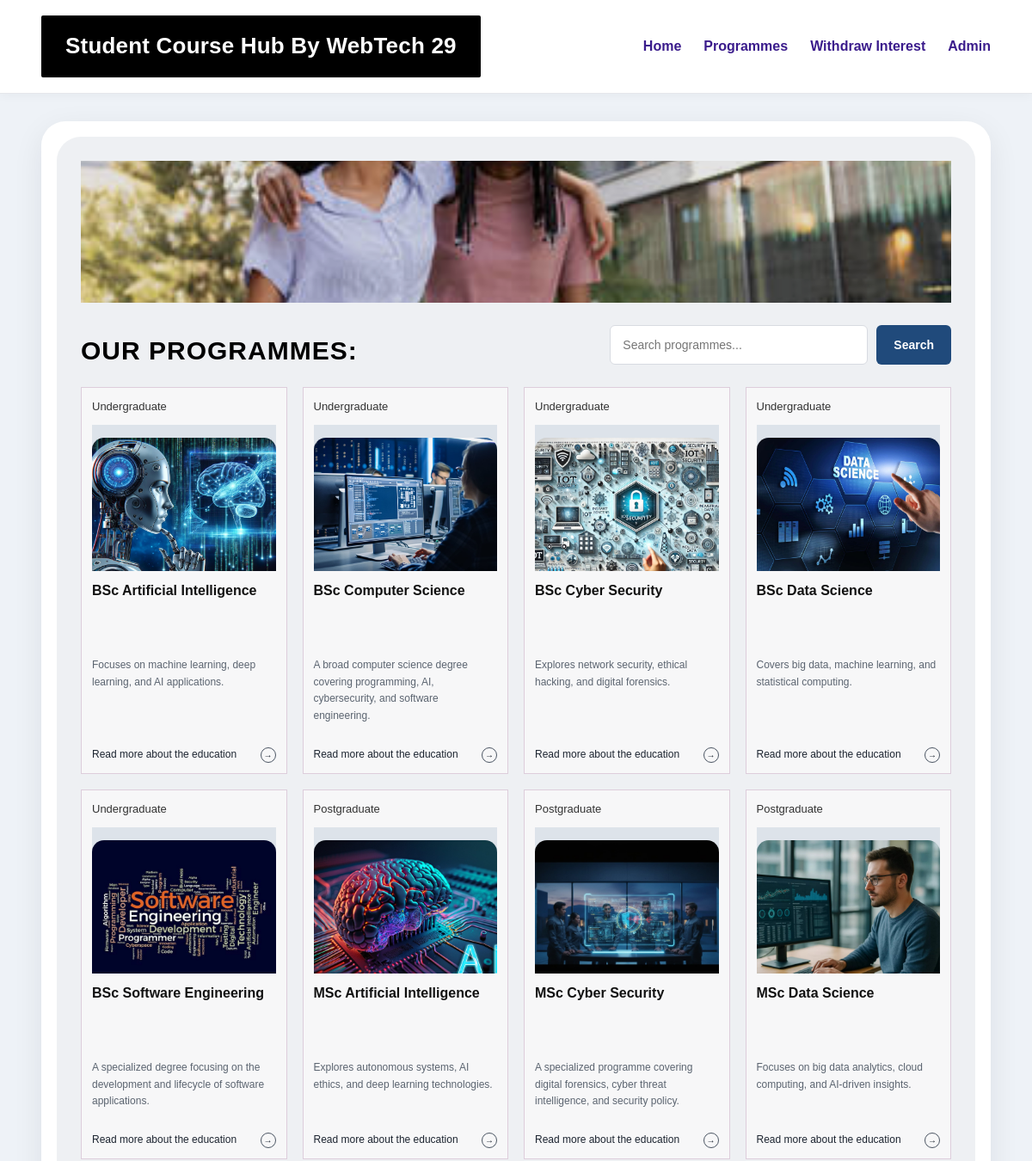
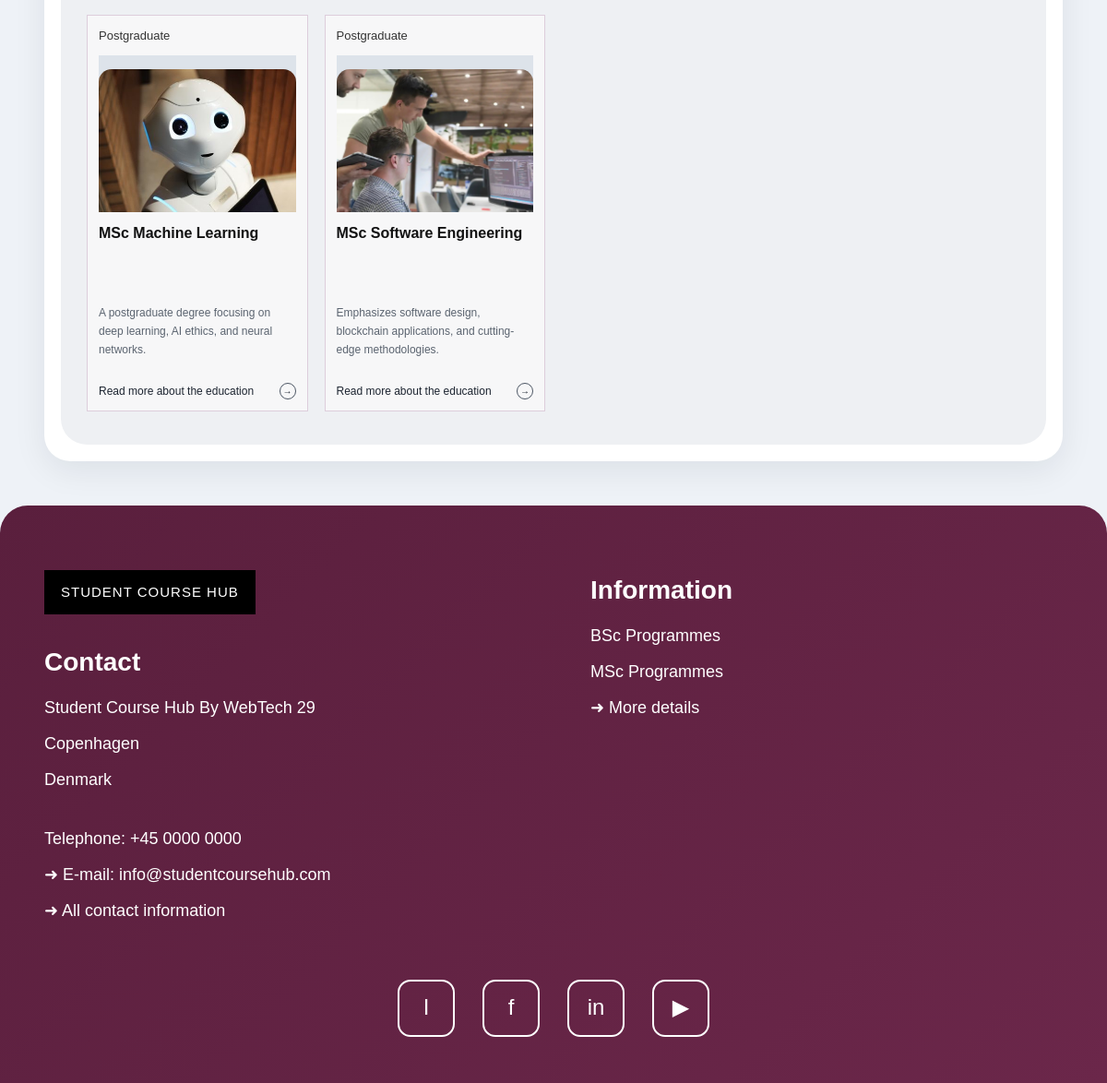
The page /index.php?action=programmes on the database its author committed (2 pictures, top to bottom).
### tables this page shows
CREATE TABLE `programmes` (
  `ProgrammeID` int(11) NOT NULL,
  `ProgrammeName` text NOT NULL,
  `LevelID` int(11) DEFAULT NULL,
  `ProgrammeLeaderID` int(11) DEFAULT NULL,
  `Description` text DEFAULT NULL,
  `Image` text DEFAULT NULL,
  `IsPublished` tinyint(1) NOT NULL DEFAULT 1
);

CREATE TABLE `levels` (
  `LevelID` int(11) NOT NULL,
  `LevelName` text NOT NULL
);

### app/controllers/programmecontroller.php (called while the page is built, shortened)
<?php
require_once __DIR__ . '/../models/Programme.php';
class ProgrammeController
{
    private Programme $programmeModel;
    public function __construct(PDO $pdo)
    {
        $this->programmeModel = new Programme($pdo);
    }
    public function index(): void
    {
        $keyword = $_GET['keyword'] ?? null;
        $level = $_GET['level'] ?? null;
        $programmes = $this->programmeModel->getPublishedProgrammes($keyword, $level);
        require_once __DIR__ . '/../views/programmes/index.php';
    }
}

### app/models/programme.php (called while the page is built, shortened)
<?php
class Programme
{
    private PDO $pdo;
    public function __construct(PDO $pdo)
    {
        $this->pdo = $pdo;
    }
    public function getPublishedProgrammes(?string $keyword = null, ?string $level = null): array
    {
        $sql = "SELECT
                    p.ProgrammeID,
                    p.ProgrammeName,
                    p.Description,
                    p.Image,
                    p.IsPublished,
                    p.LevelID,
                    p.ProgrammeLeaderID,
                    l.LevelName
                FROM programmes p
                LEFT JOIN levels l ON p.LevelID = l.LevelID
                WHERE p.IsPublished = 1";
        $params = [];
        $sql .= " ORDER BY p.ProgrammeName ASC";
        $stmt = $this->pdo->prepare($sql);
        $stmt->execute($params);
        return $stmt->fetchAll(PDO::FETCH_ASSOC);
    }
}

### app/views/programmes/index.php (the view, shortened to what this page needs)
<?php require __DIR__ . '/../layouts/header.php'; ?>
<?php
$keyword = $_GET['keyword'] ?? '';
$heroTitle = 'OUR PROGRAMMES:';
?>
<div class="programmes-shell">
    <div class="programmes-page-card">
        <section class="programme-hero-banner"></section>
        <div class="programme-top-row">
            <h1 class="programme-page-title"><?php echo htmlspecialchars($heroTitle); ?></h1>
            <div class="programme-search-row">
                <form method="GET" class="programme-search-form">
                    <input
                        type="text"
                        name="keyword"
                        placeholder="Search programmes..."
                        value="<?php echo htmlspecialchars($keyword); ?>"
                    >
                    <button type="submit">Search</button>
                </form>
            </div>
        </div>
        <?php if (!empty($programmes)): ?>
            <div class="programme-grid">
                <?php foreach ($programmes as $programme): ?>
                    <div class="programme-card">
                        <div class="programme-card-level">
                            <?php
                            $levelName = trim($programme['LevelName'] ?? '');
                            if ($levelName === 'BSc') {
                                echo 'Undergraduate';
                            } elseif ($levelName === 'MSc') {
                                echo 'Postgraduate';
                            } else {
                                echo htmlspecialchars($levelName ?: 'Programme');
                            }
                            ?>
                        </div>
                        <div class="programme-card-image">
                            <?php if (!empty($programme['Image'])): ?>
                                <img
                                    src="uploads/<?php echo htmlspecialchars($programme['Image']); ?>"
                                    alt="<?php echo htmlspecialchars($programme['ProgrammeName']); ?>"
                                >
                            <?php else: ?>
                                <div style="width:100%;height:100%;display:flex;align-items:center;justify-content:center;color:#6b7280;font-weight:700;">
                                    No Image
                                </div>
                            <?php endif; ?>
                        </div>
                        <h3 class="programme-card-title">
                            <?php echo htmlspecialchars($programme['ProgrammeName']); ?>
                        </h3>
                        <p class="programme-card-text">
                            <?php
                            $description = trim($programme['Description'] ?? '');
                            echo !empty($description)
                                ? htmlspecialchars(mb_strimwidth($description, 0, 110, '...'))
                                : 'Click below to view full programme details and modules.';
                            ?>
                        </p>
                        <a class="programme-card-link" href="index.php?action=show&id=<?php echo (int)$programme['ProgrammeID']; ?>">
                            <span class="programme-card-link-text">Read more about the education</span>
                            <span class="programme-card-link-circle">→</span>
                        </a>
                    </div>
                <?php endforeach; ?>
            </div>
        <?php else: ?>
            <div class="no-programmes">
                No programmes found.
            </div>
        <?php endif; ?>
    </div>
</div>
<?php require __DIR__ . '/../layouts/footer.php'; ?>

### public/index.php (shortened to what this page needs)
<?php
require_once __DIR__ . '/../config/database.php';
$action = $_GET['action'] ?? 'home';
switch ($action) {
    case 'programmes':
        require_once __DIR__ . '/../app/controllers/ProgrammeController.php';
        $controller = new ProgrammeController($pdo);
        $controller->index();
        break;
}

### app/views/layouts/header.php (shortened to what this page needs)
<!DOCTYPE html>
<html lang="en">
<head>
    <link rel="stylesheet" href="css/style.css">
</head>
<body>
<header class="site-header">
    <div class="topbar">
        <div class="topbar-container">
            <div class="logo-box">
                <a href="index.php?action=home">Student Course Hub By WebTech 29</a>
            </div>
            <nav class="main-nav">
                <a href="index.php?action=home">Home</a>
                <a href="index.php?action=programmes">Programmes</a>
                <a href="index.php?action=withdraw_interest">Withdraw Interest</a>
                <a href="index.php?action=admin_login">Admin</a>
            </nav>
        </div>
    </div>
</header>
<main>

### app/views/layouts/footer.php
</main>
<footer class="site-footer">
    <div class="footer-container">
        <div class="footer-left">
            <div class="footer-title">STUDENT COURSE HUB</div>
            <h3>Contact</h3>
            <p>Student Course Hub By WebTech 29</p>
            <p>Copenhagen</p>
            <p>Denmark</p>
            <br>
            <p>Telephone: +45 0000 0000</p>
            <p><a href="mailto:info@studentcoursehub.com">➜ E-mail: info@studentcoursehub.com</a></p>
            <p><a href="https://www.dmu.ac.uk/home.aspx">➜ All contact information</a></p>
        </div>
        <div class="footer-right">
            <h3>Information</h3>
            <p><a href="index.php?action=programmes&level=BSc">BSc Programmes</a></p>
            <p><a href="index.php?action=programmes&level=MSc">MSc Programmes</a></p>
<p><a href="index.php?action=programmes">➜ More details</a></p>
        </div>
    </div>
<div class="footer-socials">
    <a href="https://www.instagram.com/nielsbrock" target="_blank" class="social-icon">I</a>
    <a href="https://www.facebook.com/brockbook" target="_blank" class="social-icon">f</a>
    <a href="https://www.linkedin.com/school/nielsbrock/" target="_blank" class="social-icon">in</a>
    <a href="https://www.youtube.com/@NielsBrock1881" target="_blank" class="social-icon">▶</a>
</div>
</footer>
</body>
</html>

### public/css/style.css (style rules this page uses)
* { box-sizing: border-box; margin: 0; padding: 0; }
body { font-family: Arial, sans-serif; background: #eef2f7; color: #1f2937; line-height: 1.6; }
.site-header { width: 100%; background: #ffffff; border-bottom: 1px solid #e5e7eb; box-shadow: 0 2px 12px rgba(0, 0, 0, 0.04); }
.topbar { background: #ffffff; padding: 18px 0; }
.topbar-container { width: 92%; max-width: 1280px; margin: 0 auto; display: flex; align-items: center; justify-content: space-between; gap: 28px; flex-wrap: wrap; }
.logo-box { background: #000000; padding: 18px 28px; display: inline-flex; align-items: center; min-height: 72px; border-radius: 2px; margin-right: 20px; }
.logo-box a { color: #ffffff; text-decoration: none; font-size: 26px; font-weight: 700; letter-spacing: 0.2px; line-height: 1.2; display: block; white-space: nowrap; }
.main-nav { display: flex; align-items: center; gap: 26px; margin-left: auto; flex-wrap: wrap; }
.main-nav a { text-decoration: none; color: #3b1c8c; font-size: 16px; font-weight: 600; padding: 6px 0; position: relative; transition: color 0.2s ease; }
.main-nav a::after { content: ""; position: absolute; left: 0; bottom: -3px; width: 0; height: 2px; background: #3b1c8c; transition: width 0.25s ease; }
main { width: 92%; max-width: 1280px; margin: 32px auto 48px; background: #ffffff; padding: 18px; border-radius: 28px; box-shadow: 0 10px 35px rgba(15, 23, 42, 0.08); }
main h1, main h2, main h3 { margin-bottom: 10px; }
main p { margin-bottom: 20px; }
main img { width: 100%; height: auto; display: block; border-radius: 14px; margin: 15px 0 25px; }
.site-footer { width: 100%; background: linear-gradient(135deg, #5a1f3d, #6b274a); color: #ffffff; padding: 70px 0 50px; margin-top: 40px; border-top-left-radius: 30px; border-top-right-radius: 30px; }
.footer-container { width: 92%; max-width: 1200px; margin: 0 auto; display: flex; justify-content: space-between; align-items: flex-start; gap: 80px; flex-wrap: wrap; }
.footer-left, .footer-right { flex: 1; min-width: 280px; }
.footer-title { display: inline-block; background: #000000; color: #ffffff; padding: 12px 18px; font-size: 15px; letter-spacing: 1px; margin-bottom: 30px; font-weight: 500; }
.site-footer h3 { color: #ffffff; font-size: 28px; margin: 0 0 12px; }
.site-footer p { margin: 0 0 10px; font-size: 18px; line-height: 1.6; color: #ffffff; }
.site-footer a { color: #ffffff; text-decoration: none; }
.footer-socials { width: 92%; max-width: 1200px; margin: 50px auto 0; display: flex; justify-content: center; gap: 30px; }
.social-icon { width: 62px; height: 62px; border: 2px solid #ffffff; border-radius: 14px; display: flex; align-items: center; justify-content: center; color: #ffffff; font-size: 24px; text-decoration: none; transition: all 0.3s ease; }

### rows shown on the page
programmes: LevelID.LevelName "Undergraduate", Image (picture), ProgrammeName "BSc Artificial Intelligence", Description "Focuses on machine learning, deep learning, and AI applications."
programmes: LevelID.LevelName "Undergraduate", Image (picture), ProgrammeName "BSc Computer Science", Description "A broad computer science degree covering programming, AI, cybersecurity, and software engineering."
programmes: LevelID.LevelName "Undergraduate", Image (picture), ProgrammeName "BSc Cyber Security", Description "Explores network security, ethical hacking, and digital forensics."
programmes: LevelID.LevelName "Undergraduate", Image (picture), ProgrammeName "BSc Data Science", Description "Covers big data, machine learning, and statistical computing."
programmes: LevelID.LevelName "Undergraduate", Image (picture), ProgrammeName "BSc Software Engineering", Description "A specialized degree focusing on the development and lifecycle of software applications."
programmes: LevelID.LevelName "Postgraduate", Image (picture), ProgrammeName "MSc Artificial Intelligence", Description "Explores autonomous systems, AI ethics, and deep learning technologies."
programmes: LevelID.LevelName "Postgraduate", Image (picture), ProgrammeName "MSc Cyber Security", Description "A specialized programme covering digital forensics, cyber threat intelligence, and security policy."
programmes: LevelID.LevelName "Postgraduate", Image (picture), ProgrammeName "MSc Data Science", Description "Focuses on big data analytics, cloud computing, and AI-driven insights."
programmes: LevelID.LevelName "Postgraduate", Image (picture), ProgrammeName "MSc Machine Learning", Description "A postgraduate degree focusing on deep learning, AI ethics, and neural networks."
programmes: LevelID.LevelName "Postgraduate", Image (picture), ProgrammeName "MSc Software Engineering", Description "Emphasizes software design, blockchain applications, and cutting-edge methodologies."

### other values the page prints
$heroTitle "OUR PROGRAMMES:"
